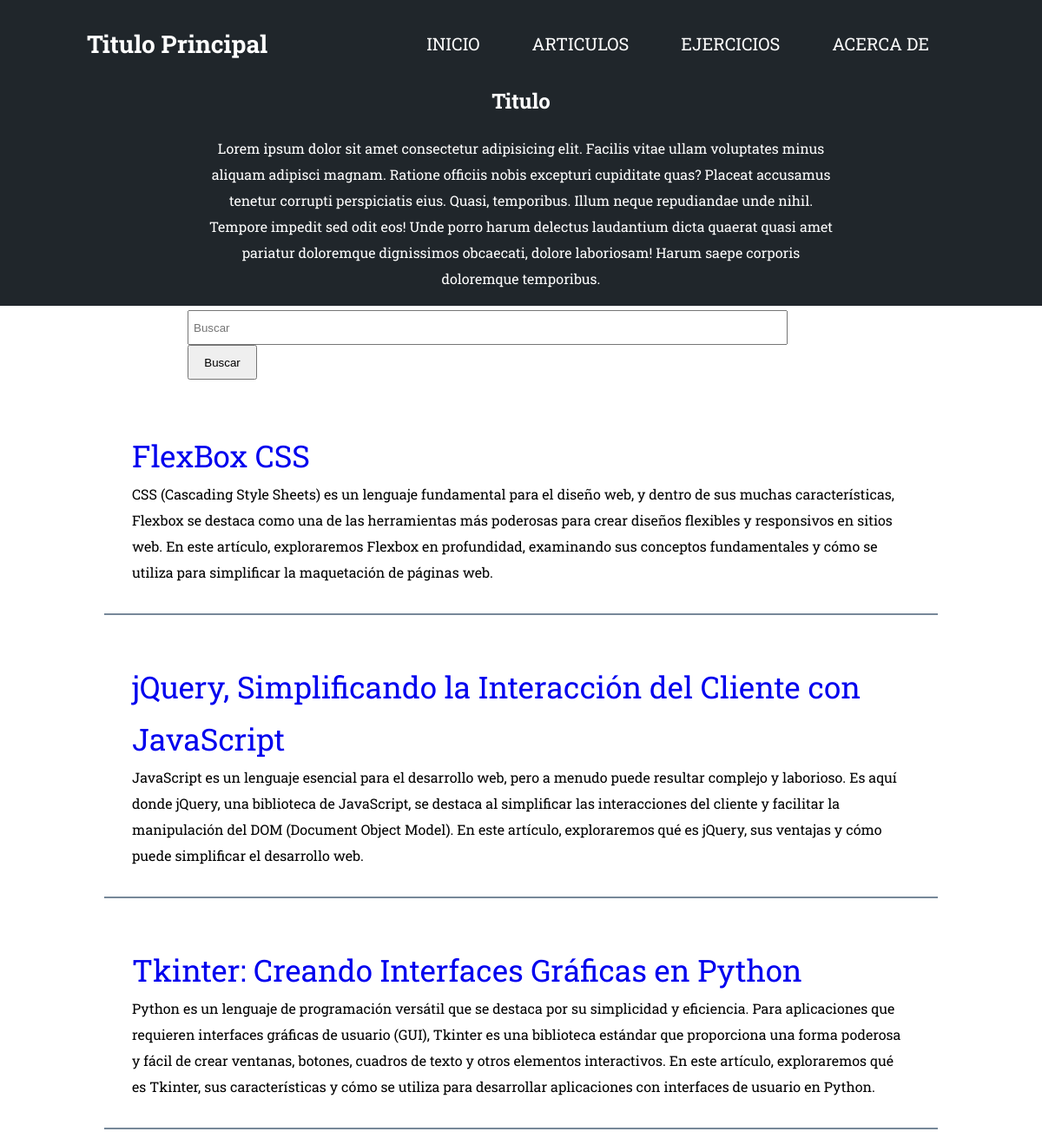
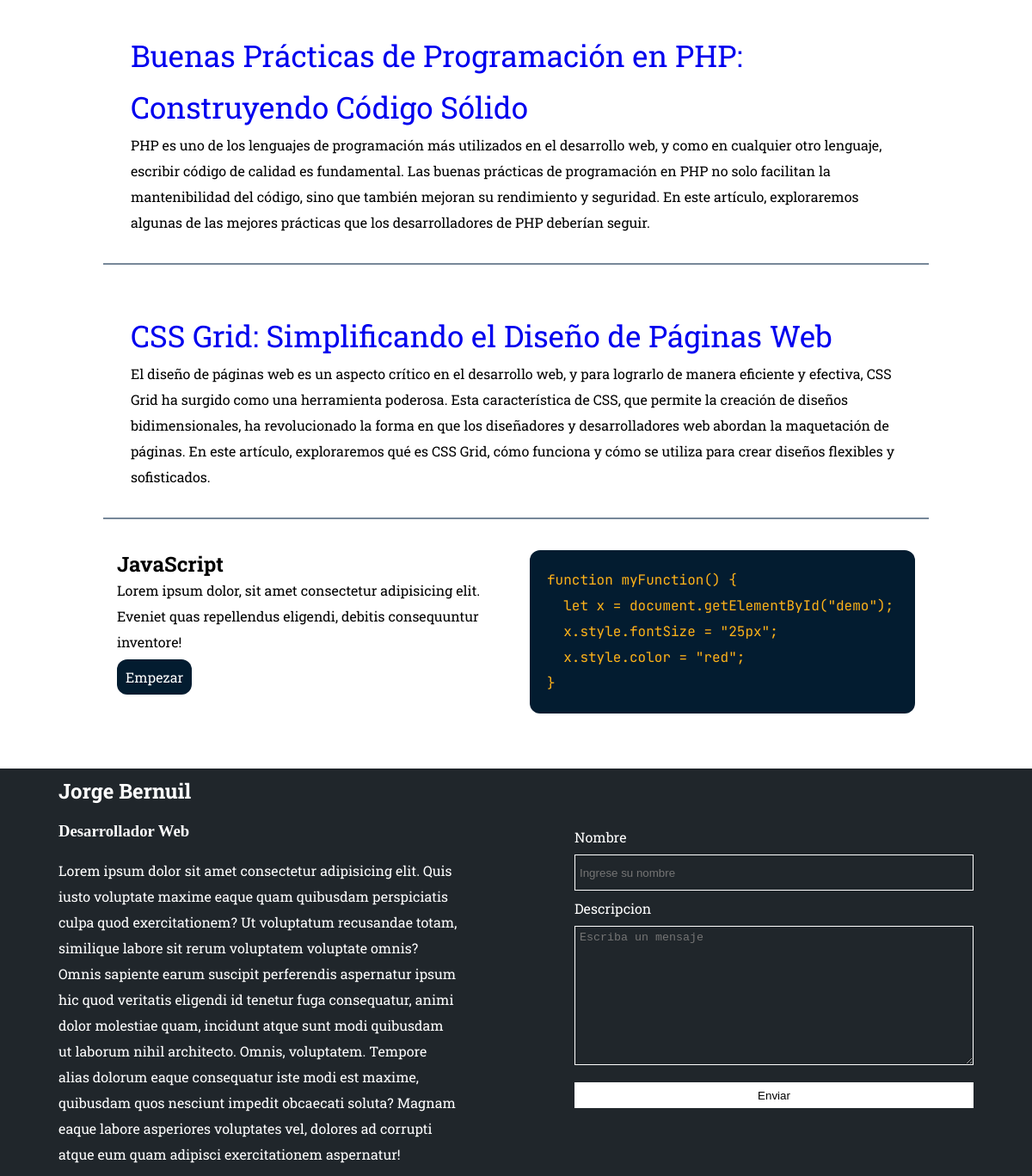
The page / on the database its author committed (2 pictures, top to bottom).
### tables this page shows
CREATE TABLE `articulos` (
  `id` int(10) NOT NULL,
  `titulo1` varchar(255) NOT NULL,
  `descripcion1` mediumtext NOT NULL,
  `titulo2` varchar(255) NOT NULL,
  `descripcion2` mediumtext NOT NULL,
  `titulo3` varchar(255) NOT NULL,
  `descripcion3` mediumtext NOT NULL,
  `codigo` varchar(255) NOT NULL
);

### php/main.php (called while the page is built, shortened)
<?php
    function listarArticulos($conexion){
        $sql = "SELECT * FROM articulos LIMIT 5";
        $consulta = mysqli_query($conexion, $sql);
        $resultado = false;
        if($consulta && mysqli_num_rows($consulta)>=1){
            $resultado = $consulta;
        }
        return $resultado;
    }
?>

### index.php (the view)
<?php require_once 'include/cabecera.php'; ?>
    <main class="cuerpo">
        <div class="intro">
            <article>
                <h1 id="titulo-intro">Titulo</h1>
                <p>Lorem ipsum dolor sit amet consectetur adipisicing elit. Facilis vitae ullam voluptates minus aliquam adipisci magnam. Ratione officiis nobis excepturi cupiditate quas? Placeat accusamus tenetur corrupti perspiciatis eius. Quasi, temporibus.
                Illum neque repudiandae unde nihil. Tempore impedit sed odit eos! Unde porro harum delectus laudantium dicta quaerat quasi amet pariatur doloremque dignissimos obcaecati, dolore laboriosam! Harum saepe corporis doloremque temporibus.</p>
            </article>
        </div>
        <div class="secciones">
            <div class="buscador seccion">
                <form action="view/buscar.php" method="post">
                    <input id="input-buscador" type="search" name="consulta" placeholder="Buscar">
                    <input id="boton-buscador" type="submit" value="Buscar">
                </form>
            </div>
            <div class="articulos seccion">
                <?php
                    include('php/conexion.php');
                    include('php/main.php');
                    $consulta = listarArticulos($conexion);
                        while($ver = mysqli_fetch_array($consulta)):
                ?>
                <article class="articulo seccion">
                    <a class="titulo-articulo" href="view/info-articulo.php?id=<?=$ver['id']?>">
                        <?=$ver['titulo1']?>
                    </a>
                    <p> <?=$ver['descripcion1']?> </p>
                </article>
                <?php endwhile; ?>
            </div>
            <div class="intro-ejercicios">
                <div class="descripcion-ejercicio caja-ejercicio">
                    <article>
                        <h1>JavaScript</h1>
                        <p >Lorem ipsum dolor, sit amet consectetur adipisicing elit. Eveniet quas repellendus eligendi, debitis consequuntur inventore!</p>
                        <a href="view/ejercicio.php">Empezar</a>
                    </article>
                </div>
                <div class="codigo-ejercicio caja-ejercicio">
<pre>
function myFunction() {
  let x = document.getElementById("demo");
  x.style.fontSize = "25px";
  x.style.color = "red";
}
</pre>
                </div>
            </div>
        </div>
    </main>
<?php require_once 'include/pie-pagina.php'; ?>

### include/cabecera.php (shortened to what this page needs)
<!DOCTYPE html>
<html lang="es">
<head>
    <link rel="stylesheet" href="../css/diseño.css">
    <link rel="stylesheet" href="../css/responsivo.css">
    <link rel="stylesheet" href="../css/fonts.css">
</head>
<body>
    <div class="grid-index">
        <header class="cabecera">
            <h1 class="logo">Titulo Principal</h1>
            <nav class="nav">
                <ul>
                    <li><a href="../index.php">INICIO</a></li>
                    <li><a href="../view/articulos.php">ARTICULOS</a></li>
                    <li><a href="../view/ejercicio.php">EJERCICIOS</a></li>
                    <li><a href="../view/acerca-de.php">ACERCA DE</a></li>
                </ul>
            </nav>
        </header>

### include/pie-pagina.php (shortened to what this page needs)
        <footer class="pie-pagina">
            <div class="acerca-de caja-footer">
                <article>
                    <h1>Jorge Bernuil</h1>
                    <h3>Desarrollador Web</h3>
                    <p>Lorem ipsum dolor sit amet consectetur adipisicing elit. Quis iusto voluptate maxime eaque quam quibusdam perspiciatis culpa quod exercitationem? Ut voluptatum recusandae totam, similique labore sit rerum voluptatem voluptate omnis?
                    Omnis sapiente earum suscipit perferendis aspernatur ipsum hic quod veritatis eligendi id tenetur fuga consequatur, animi dolor molestiae quam, incidunt atque sunt modi quibusdam ut laborum nihil architecto. Omnis, voluptatem.
                    Tempore alias dolorum eaque consequatur iste modi est maxime, quibusdam quos nesciunt impedit obcaecati soluta? Magnam eaque labore asperiores voluptates vel, dolores ad corrupti atque eum quam adipisci exercitationem aspernatur!</p>
                </article>
            </div>
            <div class="form-comentarios caja-footer">
                <form class="comentarios" action="../php/comentarios.php" method="post">
                    <label for="">Nombre</label>
                    <input class="c1" type="text" name="nombre" placeholder="Ingrese su nombre">
                    <label for="">Descripcion</label>
                    <textarea class="c1" name="comentario" id="" cols="30" rows="10" placeholder="Escriba un mensaje" ></textarea>
                    <input id="btn-enviar" name="btn-comentario" type="submit" value="Enviar">
                </form>
            </div>
        </footer>
    </div>
</body>
</html>

### css/diseño.css (style rules this page uses)
* { padding: 0; margin: 0; }
.grid-index { display: grid; grid-template-columns: 70% auto; grid-template-rows: 100px auto auto; grid-template-areas: 'cabecera cabecera' 'cuerpo cuerpo' 'pie-pagina pie-pagina'; }
.cuerpo { grid-area: cuerpo; }
.pie-pagina { margin-top: 3em; grid-area: pie-pagina; display: flex; flex-direction: row; color: white; background-color: #20262b; }
.cabecera { grid-area: cabecera; background: #20262b; display: flex; justify-content: space-between; align-items: center; padding: 0 100px; }
.logo { font-size: 28px; color: #fefefe; }
.nav ul { display: flex; list-style: none; }
.nav ul li a { display: block; color: #fefefe; font-size: 20px; padding: 10px 25px; border-radius: 50px; transition: 0.2s; margin: 0 5px; text-decoration: none; }
.intro { display: flex; align-items: center; justify-content: center; background-color: #20262b; }
#titulo-intro { margin-bottom: 1em; }
.intro article { width: 60%; text-align: center; color: white; margin-bottom: 1em; }
.secciones { width: 80%; margin: auto; }
.buscador { height: 90px; display: flex; align-items: center; justify-content: center; flex-direction: row; }
.buscador form { width: 80%; }
#input-buscador { width: 90%; height: 40px; padding: 5px; }
#boton-buscador { width: 80px; height: 40px; }
#btn-enviar { background-color: white; border-style: none; }
.articulo { border-bottom: 2px solid lightslategrey; padding: 2em; margin: 20px 0px 20px; }
.titulo-articulo { line-height: 60px; font-size: 35px; text-decoration: none; }
.intro-ejercicios { display: flex; flex-direction: row; }
.caja-ejercicio { width: 50%; margin: 1em; }
.caja-ejercicio p { margin-bottom: 15px; }
.descripcion-ejercicio a { padding: 10px; border-style: none; background-color: #031c30; text-decoration: none; color: white; border-radius: 12px; }
pre { padding: 20px; line-height: 30px; background-color: #031c30; color: #ffb319; border-radius: 12px; }
.caja-footer { width: 50%; margin: 10px; }
.acerca-de h1 { margin-bottom: 20px; }
.acerca-de h3 { margin-bottom: 20px; }
.acerca-de article { width: 80%; }
.acerca-de { display: flex; align-items: center; justify-content: center; flex-direction: column; }
.comentarios { width: 80%; display: flex; flex-direction: column; }
.comentarios input { height: 30px; margin: 10px 0px 10px; padding: 5px; }
.comentarios textarea { margin: 10px 0px 10px; padding: 5px; }
.c1 { background-color: #20262b; border: 1px solid white; color: white; }
.form-comentarios { display: flex; align-items: center; justify-content: center; flex-direction: column; }

### rows shown on the page
articulos: titulo1 "FlexBox CSS", descripcion1 "CSS (Cascading Style Sheets) es un lenguaje fundamental para el diseño web, y dentro de sus muchas características, Flexbox se destaca como una de las herramientas más poderosas para crear diseños flexibles y responsivos en sitios web. En este artículo, exploraremos Flexbox en profundidad, examinando sus conceptos fundamentales y cómo se utiliza para simplificar la maquetación de páginas web."
articulos: titulo1 "jQuery, Simplificando la Interacción del Cliente con JavaScript", descripcion1 "JavaScript es un lenguaje esencial para el desarrollo web, pero a menudo puede resultar complejo y laborioso. Es aquí donde jQuery, una biblioteca de JavaScript, se destaca al simplificar las interacciones del cliente y facilitar la manipulación del DOM (Document Object Model). En este artículo, exploraremos qué es jQuery, sus ventajas y cómo puede simplificar el desarrollo web."
articulos: titulo1 "Tkinter: Creando Interfaces Gráficas en Python", descripcion1 "Python es un lenguaje de programación versátil que se destaca por su simplicidad y eficiencia. Para aplicaciones que requieren interfaces gráficas de usuario (GUI), Tkinter es una biblioteca estándar que proporciona una forma poderosa y fácil de crear ventanas, botones, cuadros de texto y otros elementos interactivos. En este artículo, exploraremos qué es Tkinter, sus características y cómo se utiliza para desarrollar aplicaciones con interfaces de usuario en Python."
articulos: titulo1 "Buenas Prácticas de Programación en PHP: Construyendo Código Sólido", descripcion1 "PHP es uno de los lenguajes de programación más utilizados en el desarrollo web, y como en cualquier otro lenguaje, escribir código de calidad es fundamental. Las buenas prácticas de programación en PHP no solo facilitan la mantenibilidad del código, sino que también mejoran su rendimiento y seguridad. En este artículo, exploraremos algunas de las mejores prácticas que los desarrolladores de PHP deberían seguir."
articulos: titulo1 "CSS Grid: Simplificando el Diseño de Páginas Web", descripcion1 "El diseño de páginas web es un aspecto crítico en el desarrollo web, y para lograrlo de manera eficiente y efectiva, CSS Grid ha surgido como una herramienta poderosa. Esta característica de CSS, que permite la creación de diseños bidimensionales, ha revolucionado la forma en que los diseñadores y desarrolladores web abordan la maquetación de páginas. En este artículo, exploraremos qué es CSS Grid, cómo funciona y cómo se utiliza para crear diseños flexibles y sofisticados."
